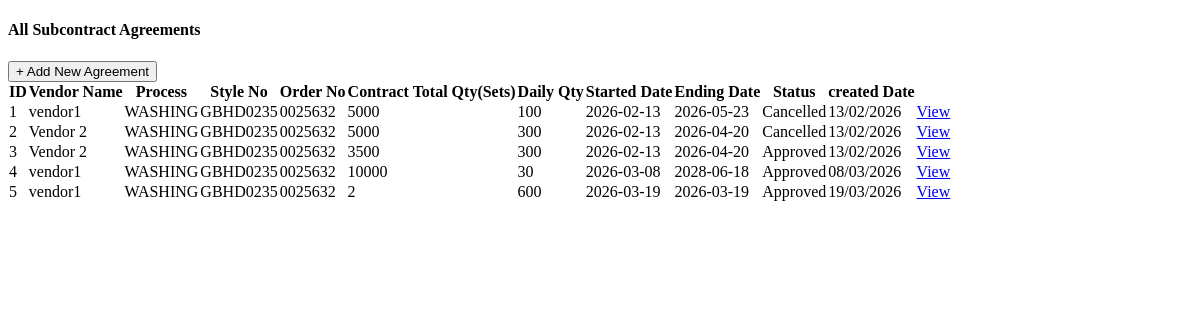
Page /pages/agreements_page.php on the earlier database version.
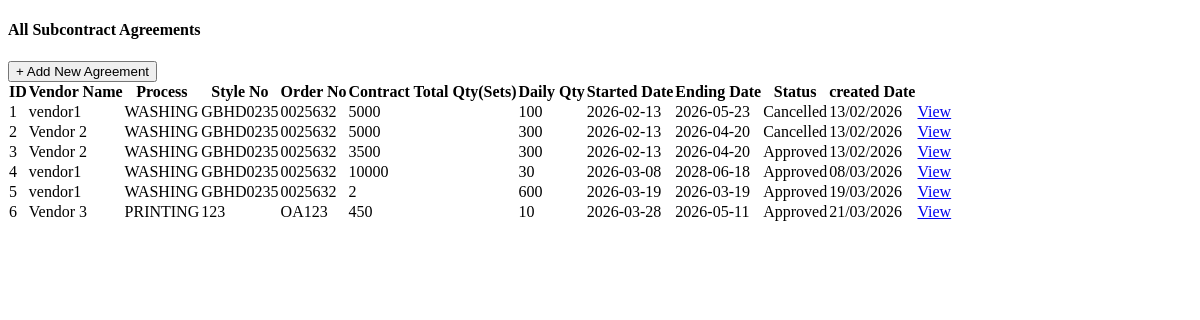
Same page on the later database version.
### tables this page shows
CREATE TABLE `agreements` (
  `id` int(32) NOT NULL,
  `vendorID` int(32) NOT NULL,
  `process` int(32) NOT NULL,
  `styleOrderID` int(32) NOT NULL,
  `pcsPerSet` int(32) NOT NULL,
  `contractTotalQty` int(32) NOT NULL,
  `dailyQty` int(32) NOT NULL,
  `startedDate` date NOT NULL,
  `endDate` date NOT NULL,
  `creditPeriod` int(32) NOT NULL,
  `unitPriceFg` double NOT NULL,
  `unitPriceSample` double NOT NULL,
  `Status` varchar(20) NOT NULL,
  `createdDT` datetime NOT NULL DEFAULT current_timestamp(),
  `createdBy` int(32) NOT NULL,
  `approvedBy` int(32) DEFAULT NULL,
  `approvedDT` datetime DEFAULT NULL,
  `canceledBy` int(32) DEFAULT NULL,
  `canceledDT` datetime DEFAULT NULL
);

CREATE TABLE `vendors` (
  `vendorID` int(32) NOT NULL,
  `vendor` varchar(100) NOT NULL,
  `address` varchar(150) NOT NULL,
  `tel` varchar(20) DEFAULT NULL,
  `fax` varchar(20) DEFAULT NULL,
  `brNo` varchar(50) DEFAULT NULL,
  `vatNo` varchar(50) DEFAULT NULL,
  `vatPercentage` double NOT NULL,
  `contactPerson` varchar(50) DEFAULT NULL,
  `dailyCapacity` int(32) NOT NULL,
  `email` varchar(100) DEFAULT NULL,
  `status` varchar(10) NOT NULL,
  `createdDT` datetime NOT NULL DEFAULT current_timestamp(),
  `createdBy` int(32) NOT NULL
);

CREATE TABLE `process_type` (
  `typeid` int(32) NOT NULL,
  `processType` varchar(50) NOT NULL
);

CREATE TABLE `styleorder` (
  `id` int(32) NOT NULL,
  `styleNo` varchar(50) NOT NULL,
  `orderNo` varchar(100) NOT NULL,
  `orderQty` int(32) NOT NULL,
  `division` varchar(50) NOT NULL,
  `proCategory` varchar(50) NOT NULL,
  `description` varchar(250) NOT NULL,
  `deliveryDate` date NOT NULL,
  `Status` varchar(20) NOT NULL,
  `createdDT` datetime NOT NULL DEFAULT current_timestamp(),
  `createdBy` int(32) NOT NULL
);

### pages/agreements_page.php (the view, shortened to what this page needs)
<?php
	include "../includes/db-con.php";
	$sqlQuery="SELECT agr.id as ID,ven.vendor AS VENDOR,pt.processType AS PROCESS,so.styleNo AS STYLENO,so.orderNo AS ORDERNO,agr.contractTotalQty AS TOTAL_QTY,
    agr.dailyQty AS DAILY_QTY,agr.startedDate AS SDATE,agr.endDate AS EDATE,agr.Status AS STAT,DATE_FORMAT(agr.createdDT,'%d/%m/%Y') AS CREATED
    FROM agreements AS agr
    JOIN vendors AS ven ON agr.vendorID = ven.vendorID
    JOIN process_type AS pt ON agr.process = pt.typeid
    JOIN styleorder AS so ON agr.styleOrderID = so.id
    JOIN users AS u ON agr.createdBy = u.User_ID";
	$returnDataSet=mysqli_query($conn,$sqlQuery);
 ?>
<!DOCTYPE html>
<html lang="en">
<head>
</head>
<body>
    <div class="d-flex justify-content-between mb-3">
        <h4>All Subcontract Agreements</h4>
        <button type="submit" class="btn btn-primary me-2" name="btnAddVen" onclick="window.location.href='home_page.php?activity=addagreement'">+ Add New Agreement</button>
    </div>
    <div  class="table-wrapper">
        <table class="table1 text-center" cellspacing="0">
        	<tr>
                <th>ID</th>
            	<th>Vendor Name</th>
                <th>Process</th>
                <th>Style No</th>
                <th>Order No</th>
                <th>Contract Total Qty(Sets)</th>
                <th>Daily Qty</th>
                <th>Started Date</th>
                <th>Ending Date</th>
                <th>Status</th>
                <th>created Date</th>
                <th></th>
            </tr>
            <?php
			while($result1=mysqli_fetch_assoc($returnDataSet))
			{
			?>
            <tr>
            	<td><?php echo $result1['ID']?></td>
                <td><?php echo $result1['VENDOR']?></td>
                <td><?php echo $result1['PROCESS']?></td>
                <td><?php echo $result1['STYLENO']?></td>
                <td><?php echo $result1['ORDERNO']?></td>
                <td><?php echo $result1['TOTAL_QTY']?></td>
                <td><?php echo $result1['DAILY_QTY']?></td>
                <td><?php echo $result1['SDATE']?></td>
                <td><?php echo $result1['EDATE']?></td>
                <td><?php echo $result1['STAT']?></td>
                <td><?php echo $result1['CREATED']?></td>
                <td class="text-center"><?php
                                $selected= $result1['ID'];
                                $url = 'agreement_view_page.php?selectedID= '.$selected;
                                echo '<a href="' . htmlspecialchars($url) . '" target="_blank" rel="noopener noreferrer">View</a>';?>
                </td>
            <tr>
            <?php
			}
			?>
        </table>
    </div>
</body>
</html>

Differences in the rows shown:
added agreements: id "6", vendorID.vendor "Vendor 3", process.processType "PRINTING", styleOrderID.styleNo "123", styleOrderID.orderNo "OA123", contractTotalQty "450", dailyQty "10", startedDate "2026-03-28", endDate "2026-05-11", Status "Approved", CREATED "21/03/2026"
